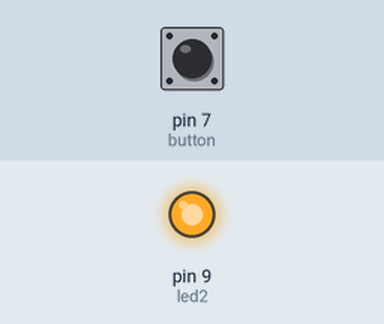
The sketch below on a simulated Arduino Uno, built with avr-gcc and run on an emulated ATmega328P. On the bench: output pins drawn as LEDs (lit = HIGH). Inputs (shaded band) come from the test bench; at power-on: pin 7 (button) LOW.

Above: at 1.2 s.
1.3 s: pin 7 (button) pulled HIGH for 0.15 s
At 1.37 s:
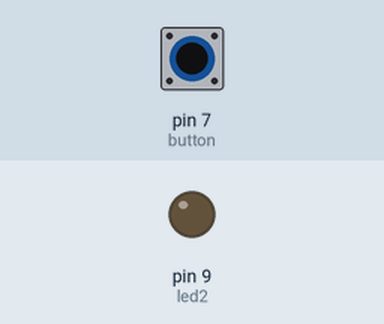
2.9 s: pin 7 (button) pulled HIGH for 3.2 s
At 7.3 s:
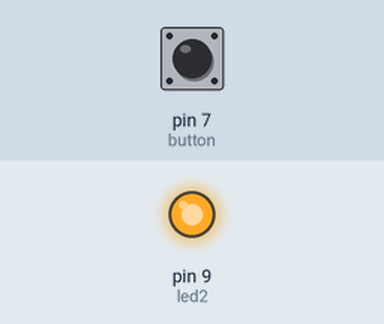
Timing chart, 0 to 8.8 s (numbered marks = the images above; inputs shaded):
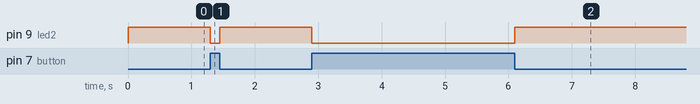

Measured:
- after the input at 1.3 s, pin 9 (led2): HIGH → LOW at once, → HIGH 0.15 s later
- after the input at 2.9 s, pin 9 (led2): HIGH → LOW at once, → HIGH 3.2 s later

The sketch:

02-Button.ino
```cpp
int button = 7; // imposta la porta del pulsante
int led1= 8; // imposta la porta del primo led
int led2= 9; // imposta la porta del secondo led

void setup(){
    pinMode(button, INPUT);
    pinMode(led2, OUTPUT);
}
void loop() {
    // verifica se il pulsante è premuto
    if (digitalRead(button)==HIGH) {
        digitalWrite(led2, LOW); // spegne il secondo led
        digitalWrite(led1, HIGH); // accende il primo led
    } else {
        digitalWrite(led1, LOW); // spegne il primo led
        digitalWrite(led2, HIGH); // accende il secondo led
    }
}
```
